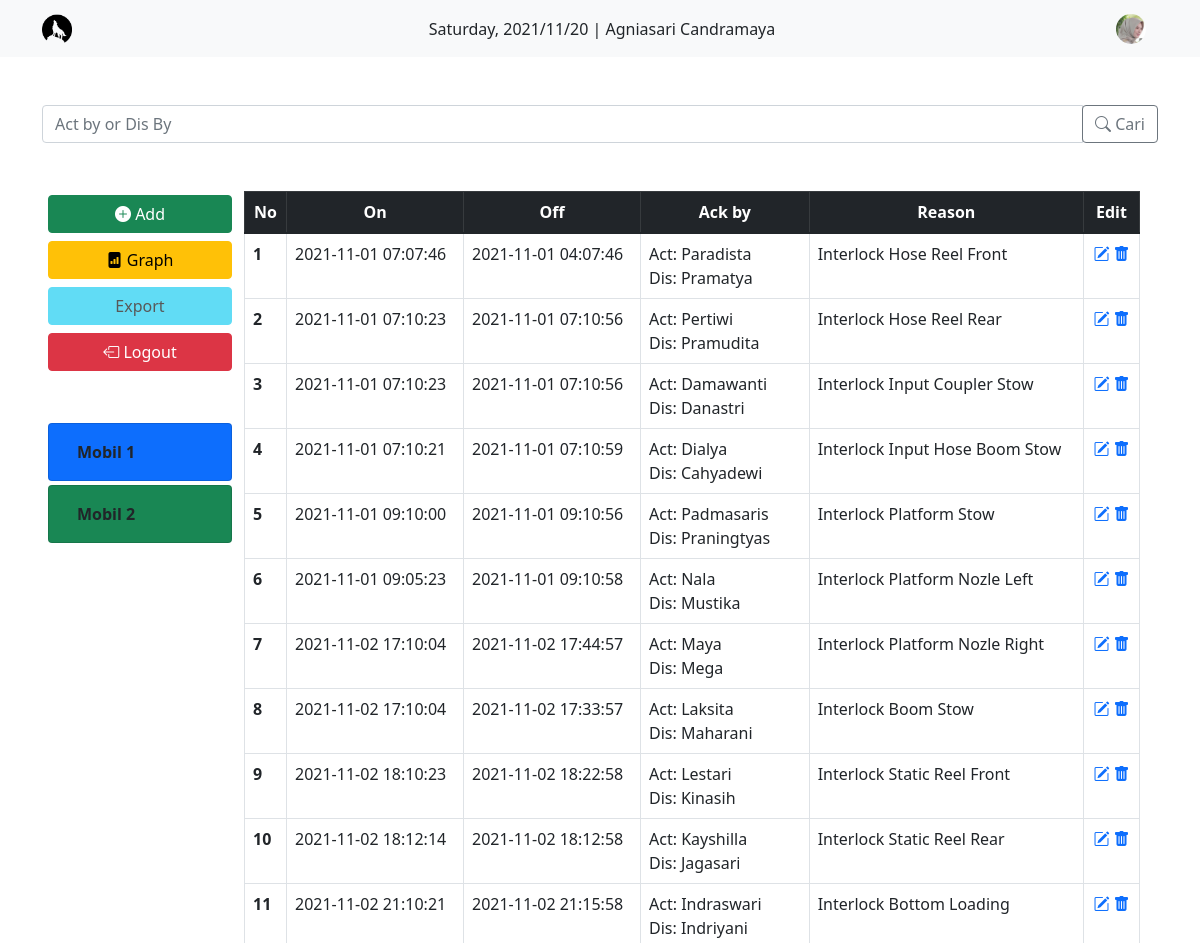
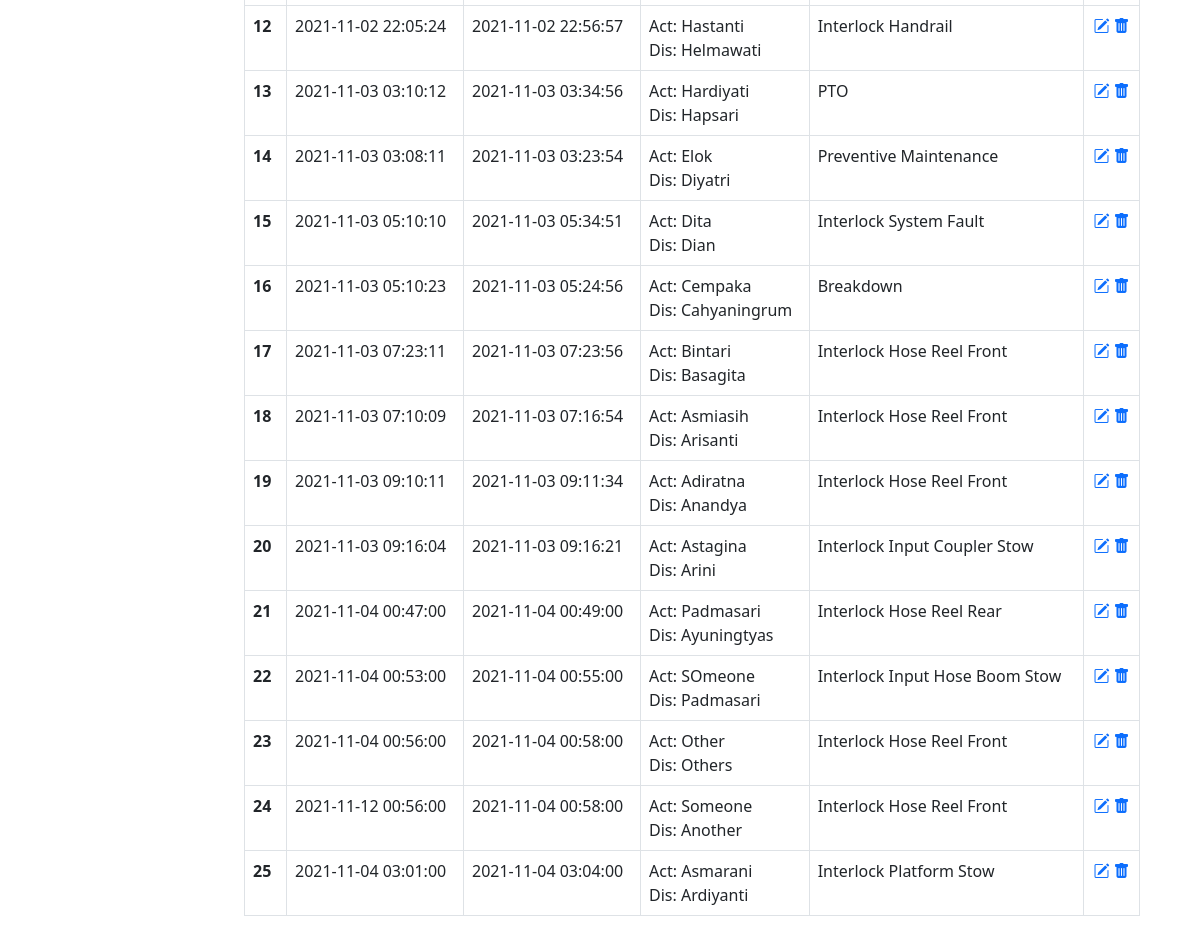
Page /2_halaman-tabel.php?USR_ID=1 (signed in) on the earlier database version (2 pictures, top to bottom).
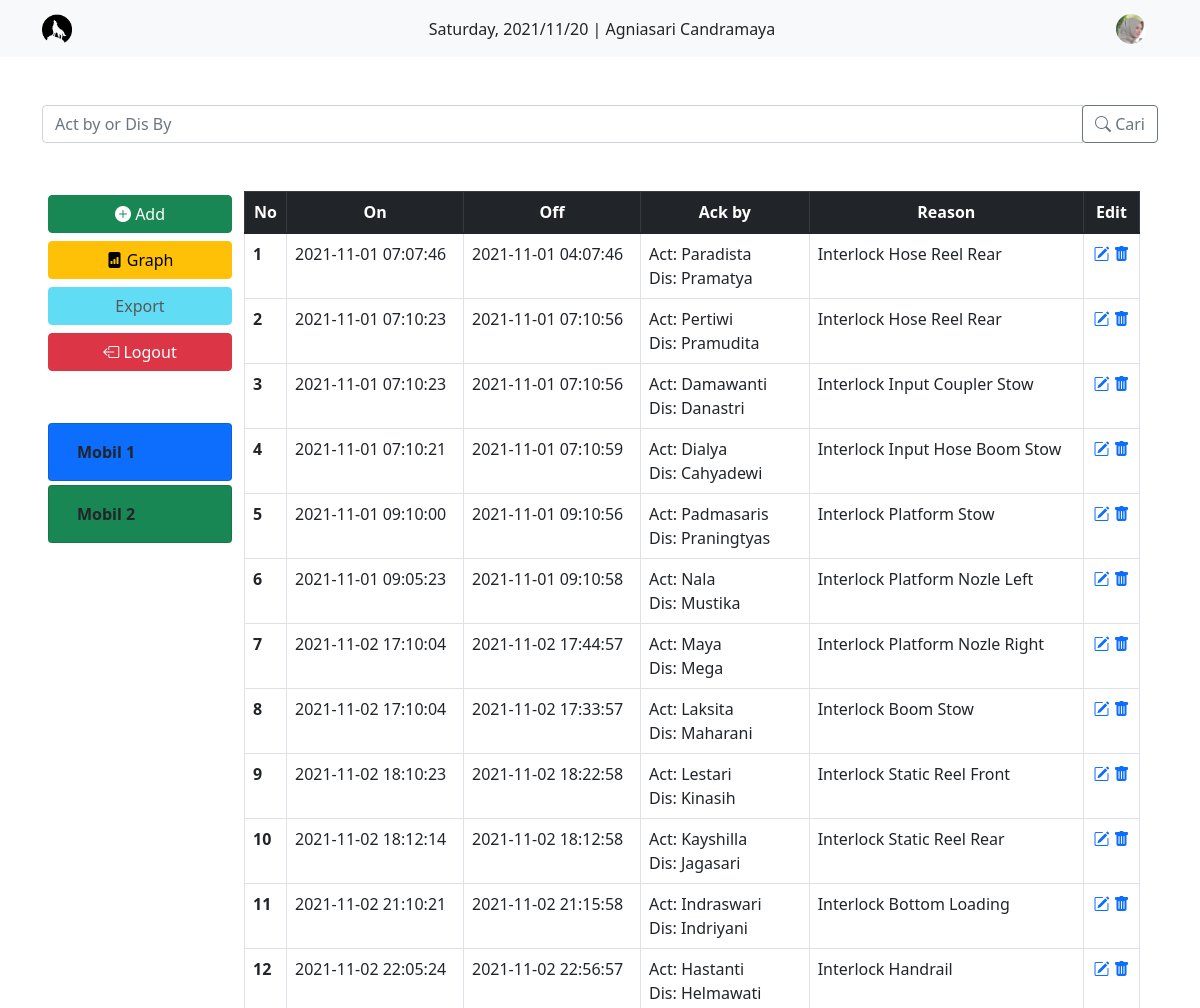
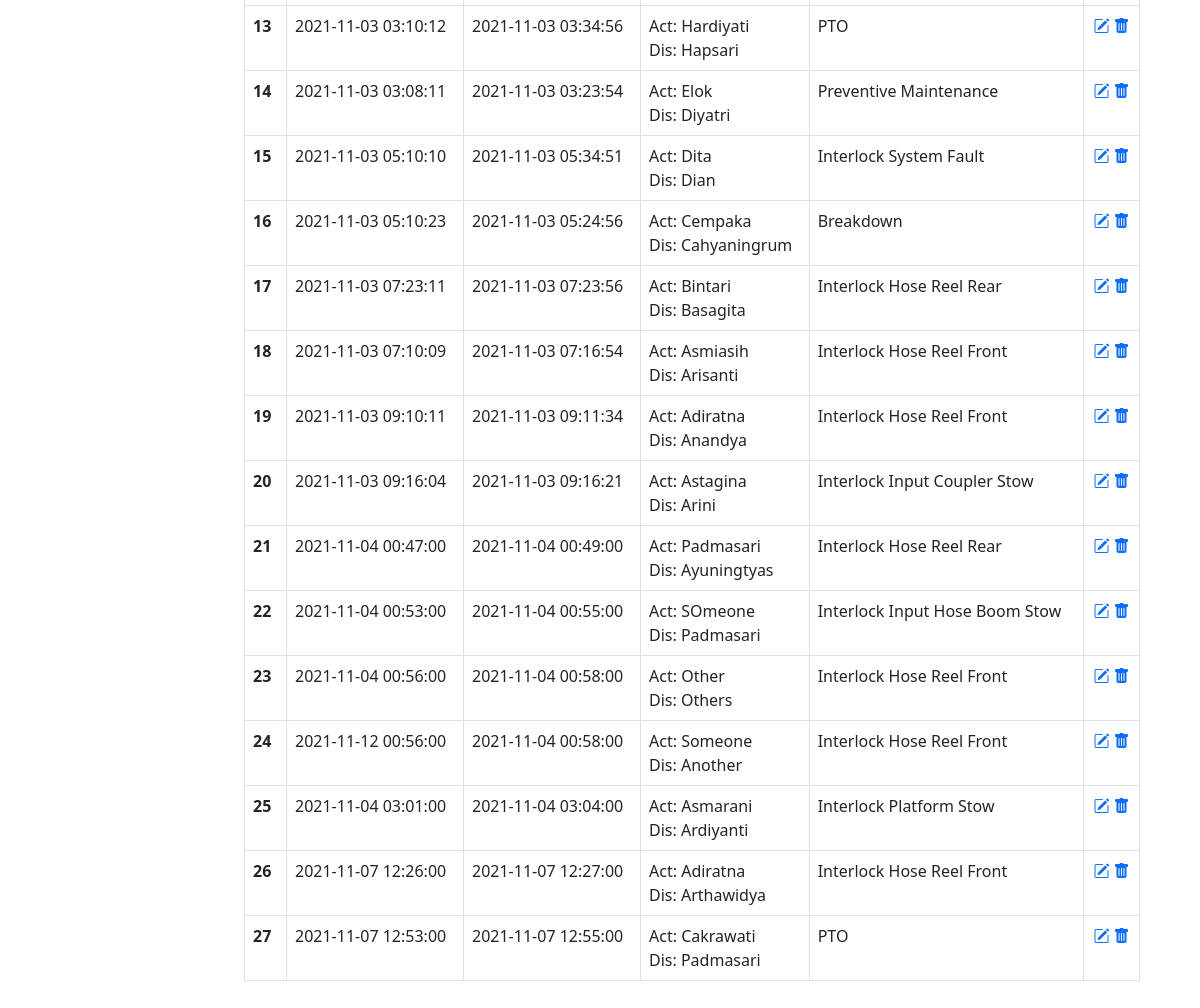
Same page on the later database version (2 pictures, top to bottom).
### tables this page shows
CREATE TABLE `user` (
  `USR_ID` int(11) NOT NULL,
  `USR_USERNAME` varchar(256) NOT NULL,
  `USR_PASSSWORD` varchar(256) NOT NULL,
  `USR_NAME` varchar(512) NOT NULL,
  `USR_PHOTO` varchar(512) NOT NULL
);

CREATE TABLE `kejadian` (
  `KJD_ID` int(11) NOT NULL,
  `KJD_ON` datetime NOT NULL DEFAULT current_timestamp(),
  `KJD_OF` datetime NOT NULL DEFAULT current_timestamp(),
  `KJD_ACT` varchar(256) DEFAULT NULL,
  `KJD_DIS` varchar(256) DEFAULT NULL,
  `R_ID_KJD` int(11) NOT NULL,
  `USR_ID_KJD` int(11) NOT NULL
);

CREATE TABLE `reason` (
  `R_ID` int(11) NOT NULL,
  `R_DESC` varchar(512) NOT NULL
);

### functions.php (called while the page is built, shortened)
<?php
function koneksi() {
    return mysqli_connect('localhost', 'root', '', 'pwebtabelgrafik');
}
function query($query) {
    $conn = koneksi();
    $result = mysqli_query($conn, $query);
    if(mysqli_num_rows($result) == 1) {
        return mysqli_fetch_assoc($result);
    }
    $rows = [];
    while( $row = mysqli_fetch_assoc($result)) {
        $rows[] = $row;
    }
    return $rows;
}

### 2_halaman-tabel.php (the view, shortened to what this page needs)
<?php
require_once 'functions.php';
$idOrangLogin = $_GET['USR_ID'];
$dataKejadian = query("SELECT KJD_ID, KJD_ON, KJD_OF, KJD_ACT, KJD_DIS, R_ID_KJD, USR_ID_KJD, R_DESC
                        FROM kejadian INNER JOIN reason ON kejadian.R_ID_KJD = reason.R_ID
                        WHERE USR_ID_KJD=$idOrangLogin
                        ORDER BY KJD_ID");
$yangLogin = query("SELECT * FROM user WHERE USR_ID = $idOrangLogin");
?>
<!DOCTYPE html>
<html lang="en">
  <head>
    <link href="https://cdn.jsdelivr.net/npm/bootstrap@5.1.3/dist/css/bootstrap.min.css" rel="stylesheet" />
    <link rel="stylesheet" href="https://cdn.jsdelivr.net/npm/bootstrap-icons@1.7.0/font/bootstrap-icons.css">
  </head>
  <body>
    <nav class="navbar navbar-light bg-light">
      <div class="container">
        <a class="navbar-brand" href="#">
          <img src="wolf-icon.png" alt="" width="30" class="d-inline-block align-text-top" />
        </a>
        <?php echo date("l"). ", " . date("Y/m/d") . " | " . $yangLogin['USR_NAME'] ; ?>
        <div class="">
          <div class="navbar-nav ms-auto container-fluid">
            <a href="">
              <img src="photo/<?= $yangLogin['USR_PHOTO']; ?>" height="30" class="rounded-circle d-inline-block align-text-top" />
            </a>
          </div>
        </div>
      </div>
    </nav>
    <div class="container">
        <form action="" method="POST">
            <div class="input-group mt-5">
                <input type="text" class="form-control" placeholder="Act by or Dis By" autocomplete="off" name="keyword">
                <div class="input-group-append">
                    <button class="btn btn-outline-secondary" type="submit" name="cari"><i class="bi bi-search"></i> Cari</button>
                </div>
            </div>
        </form>
    </div>
    <section id="button-table" class="p-5">
      <div class="container">
        <div class="row g-4">
          <div class="col">
            <div class="row py-1">
              <a href="tambah.php?USR_ID=<?= $idOrangLogin; ?>" type="button" class="btn btn-success"><i class="bi bi-plus-circle-fill"></i> Add</a>
            </div>
            <div class="row py-1">
              <a href="3_halaman-grafik.php?USR_ID=<?= $idOrangLogin; ?>" type="button" class="btn btn-warning"><i class="bi bi-file-bar-graph-fill"></i> Graph</a>
            </div>
            <div class="row py-1">
              <button type="button" class="btn btn-info" disabled>Export</button>
            </div>
            <div class="row py-1">
              <a href="logout.php" type="button" class="btn btn-danger"><i class="bi bi-box-arrow-left"></i> Logout</a>
            </div>
            <div class="row pt-5">
              <div class="card bg-primary">
                <div class="card-body">
                  <p class="card-text fw-bold">Mobil 1</p>
                </div>
              </div>
            </div>
            <div class="row pt-1">
              <div class="card bg-success">
                <div class="card-body">
                  <p class="card-text fw-bold">Mobil 2</p>
                </div>
              </div>
            </div>
          </div>
          <div class="col-md-10">
            <table class="table table-bordered">
              <thead class="table-dark">
                <tr class="text-center">
                  <th scope="col">No</th>
                  <th scope="col">On</th>
                  <th scope="col">Off</th>
                  <th scope="col">Ack by</th>
                  <th scope="col">Reason</th>
                  <th scope="col">Edit</th>
                </tr>
              </thead>
              <tbody>
                <?php $i = 1;
                 foreach($dataKejadian as $datKej) :  ?>
                <tr>
                  <th scope="row"> <?=  $i++; ?> </th>
                  <td> <?= $datKej['KJD_ON']; ?> </td>
                  <td> <?= $datKej['KJD_OF']; ?> </td>
                  <td>Act: <?= $datKej['KJD_ACT']; ?>
                     <br>Dis: <?= $datKej['KJD_DIS']; ?>
                  <td> <?= $datKej['R_DESC']; ?></td>
                  <td class="text-center">
                      <a href="ubah.php?USR_ID=<?=$idOrangLogin; ?>&KJD_ID=<?= $datKej['KJD_ID']; ?>"><i class="bi bi-pencil-square"></i></a>
                      <a href="hapus.php?USR_ID=<?=$idOrangLogin; ?>&KJD_ID=<?= $datKej['KJD_ID'];  ?>" onclick="return confirm('Hapus Data?');" ><i class="bi bi-trash-fill"></i></a>
                  </td>
                </tr>
                <?php endforeach; ?>
              </tbody>
            </table>
          </div>
        </div>
      </div>
    </section>
  </body>
</html>

Differences in the rows shown:
changed kejadian "Paradista": R_ID_KJD.R_DESC "Interlock Hose Reel Front" → "Interlock Hose Reel Rear"
changed kejadian "Bintari": R_ID_KJD.R_DESC "Interlock Hose Reel Front" → "Interlock Hose Reel Rear"
added kejadian: KJD_ON "2021-11-07 12:26:00", KJD_OF "2021-11-07 12:27:00", KJD_ACT "Adiratna", KJD_DIS "Arthawidya", R_ID_KJD.R_DESC "Interlock Hose Reel Front"
added kejadian: KJD_ON "2021-11-07 12:53:00", KJD_OF "2021-11-07 12:55:00", KJD_ACT "Cakrawati", KJD_DIS "Padmasari", R_ID_KJD.R_DESC "PTO"
